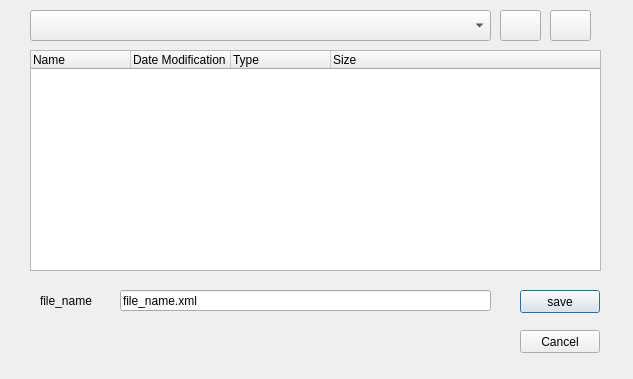
<?xml version="1.0" encoding="UTF-8"?>
<ui version="4.0">
 <class>Dialog</class>
 <widget class="QDialog" name="Dialog">
  <property name="geometry">
   <rect>
    <x>0</x>
    <y>0</y>
    <width>633</width>
    <height>379</height>
   </rect>
  </property>
  <property name="windowTitle">
   <string>Dialog</string>
  </property>
  <widget class="QPushButton" name="open">
   <property name="geometry">
    <rect>
     <x>520</x>
     <y>290</y>
     <width>80</width>
     <height>23</height>
    </rect>
   </property>
   <property name="text">
    <string>save</string>
   </property>
  </widget>
  <widget class="QLabel" name="label">
   <property name="geometry">
    <rect>
     <x>40</x>
     <y>290</y>
     <width>81</width>
     <height>21</height>
    </rect>
   </property>
   <property name="text">
    <string>file_name</string>
   </property>
  </widget>
  <widget class="QLineEdit" name="ruta">
   <property name="geometry">
    <rect>
     <x>120</x>
     <y>290</y>
     <width>371</width>
     <height>21</height>
    </rect>
   </property>
   <property name="text">
    <string>file_name.xml</string>
   </property>
  </widget>
  <widget class="QTreeWidget" name="directorio">
   <property name="geometry">
    <rect>
     <x>30</x>
     <y>50</y>
     <width>571</width>
     <height>221</height>
    </rect>
   </property>
   <column>
    <property name="text">
     <string>Name</string>
    </property>
   </column>
   <column>
    <property name="text">
     <string>Date Modification</string>
    </property>
   </column>
   <column>
    <property name="text">
     <string>Type</string>
    </property>
   </column>
   <column>
    <property name="text">
     <string>Size</string>
    </property>
   </column>
  </widget>
  <widget class="QComboBox" name="history">
   <property name="geometry">
    <rect>
     <x>30</x>
     <y>10</y>
     <width>461</width>
     <height>31</height>
    </rect>
   </property>
  </widget>
  <widget class="QPushButton" name="cancel">
   <property name="geometry">
    <rect>
     <x>520</x>
     <y>330</y>
     <width>80</width>
     <height>23</height>
    </rect>
   </property>
   <property name="text">
    <string>Cancel</string>
   </property>
  </widget>
  <widget class="QPushButton" name="back">
   <property name="geometry">
    <rect>
     <x>500</x>
     <y>10</y>
     <width>41</width>
     <height>31</height>
    </rect>
   </property>
   <property name="text">
    <string/>
   </property>
   <property name="icon">
    <iconset>
     <normaloff>../imagenes/iconos/der.jpeg</normaloff>../imagenes/iconos/der.jpeg</iconset>
   </property>
  </widget>
  <widget class="QPushButton" name="pushButton_3">
   <property name="geometry">
    <rect>
     <x>550</x>
     <y>10</y>
     <width>41</width>
     <height>31</height>
    </rect>
   </property>
   <property name="text">
    <string/>
   </property>
   <property name="icon">
    <iconset>
     <normaloff>../imagenes/iconos/izq.jpg</normaloff>../imagenes/iconos/izq.jpg</iconset>
   </property>
  </widget>
 </widget>
 <resources/>
 <connections/>
</ui>
